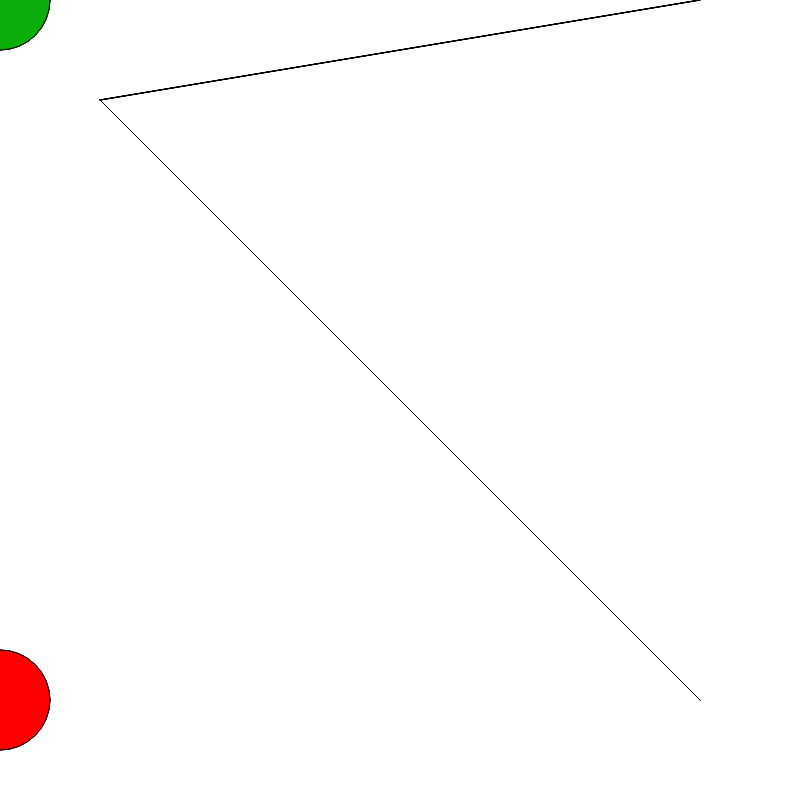
Frame 1 (no input)
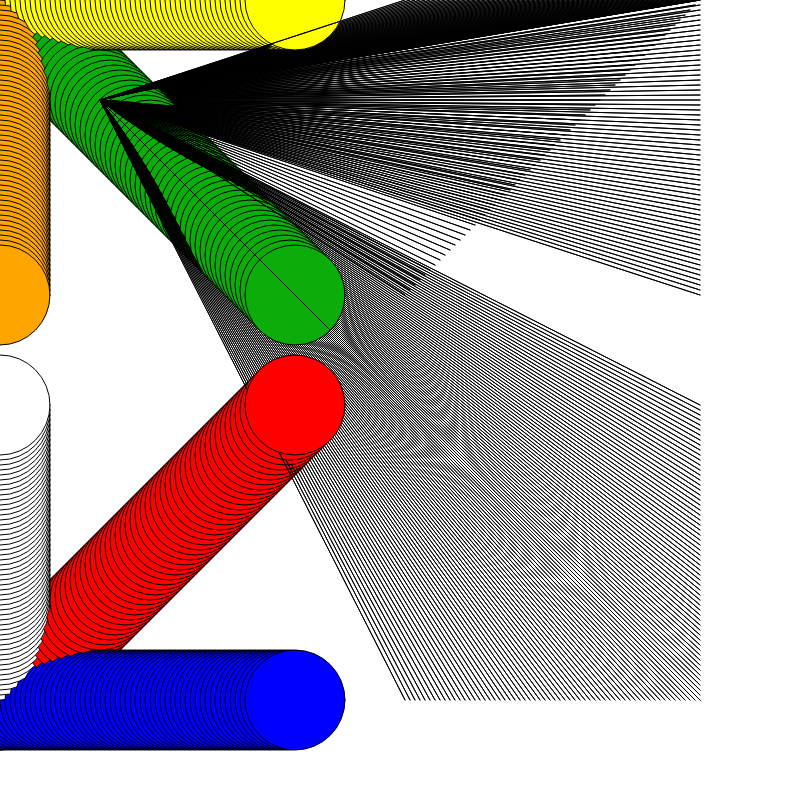
Frame 60 (no input)
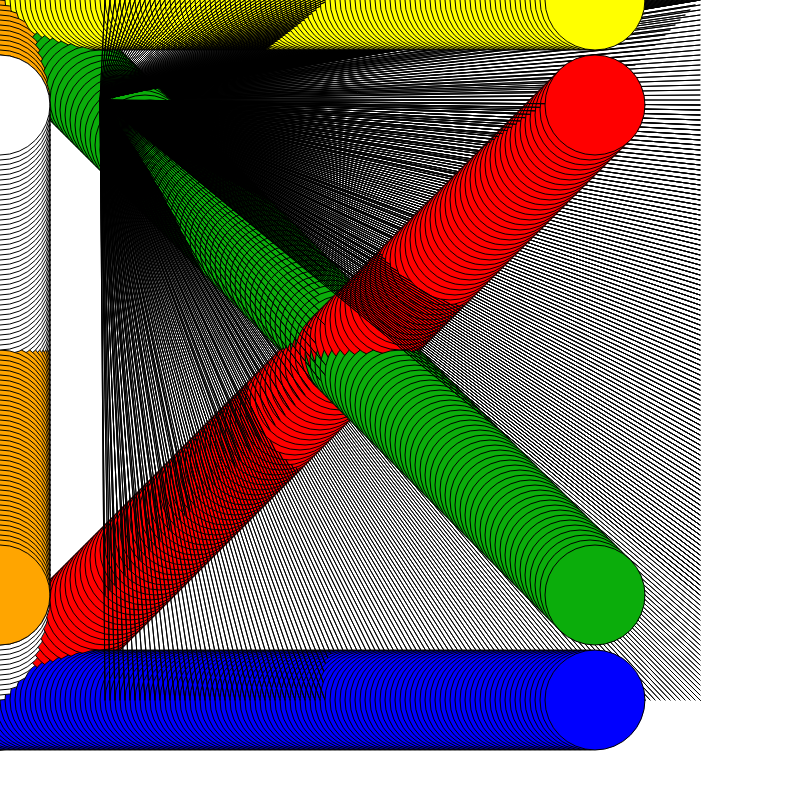
Frame 120 (the mouse pressed at the canvas centre since frame 60)

The p5.js sketch that drew these frames (run headless with seeded random() and noise() and a simulated clock; from frame 60 on, the mouse is pressed at the canvas centre):

// p5.js sketch
// ── sketch.js
var offset=0

function setup() {
  createCanvas(800, 800);
}
function draw() {
  // background(255,255,255);
  
  fill('yellow')
  ellipse(0+offset,0,100,100)
  fill('orange')
  ellipse(0,0+offset,100,100)
  fill('rgb(11,173,11)')
  ellipse(0+offset,0+offset,100,100)
  
  fill('yellow')
  triangle(700-offset,0,100,100)
  fill('orange')
  triangle(700,0+offset,100,100)
  fill('rgb(11,173,11)')
  triangle(700-offset,0+offset,100,100)
  
  fill('yellow')
  triangle(700-offset,700,100,100)
  fill('orange')
  triangle(700,700-offset,100,100)
  fill('rgb(11,173,11)')
  triangle(700-offset,700-offset,100,100)
  
  fill('blue')
  ellipse(0+offset,700,100,100)
  fill('white')
  ellipse(0,700-offset,100,100)
  fill('red')
  ellipse(0+offset,700-offset,100,100)
  
  
 offset=offset +5
  
  if(offset>800){
    offset=0
  }
  
    
}
